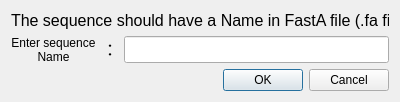
<?xml version="1.0" encoding="UTF-8"?>
<ui version="4.0">
 <class>Dialog</class>
 <widget class="QDialog" name="Dialog">
  <property name="geometry">
   <rect>
    <x>0</x>
    <y>0</y>
    <width>400</width>
    <height>102</height>
   </rect>
  </property>
  <property name="minimumSize">
   <size>
    <width>400</width>
    <height>102</height>
   </size>
  </property>
  <property name="maximumSize">
   <size>
    <width>400</width>
    <height>102</height>
   </size>
  </property>
  <property name="contextMenuPolicy">
   <enum>Qt::NoContextMenu</enum>
  </property>
  <property name="windowTitle">
   <string>Enter sequence Name</string>
  </property>
  <property name="sizeGripEnabled">
   <bool>false</bool>
  </property>
  <property name="modal">
   <bool>false</bool>
  </property>
  <layout class="QGridLayout" name="gridLayout">
   <item row="0" column="0">
    <widget class="QLabel" name="label_2">
     <property name="text">
      <string>&lt;html&gt;&lt;head/&gt;&lt;body&gt;&lt;p&gt;&lt;span style=&quot; font-size:12pt;&quot;&gt;The sequence should have a Name in FastA file (.fa file)&lt;/span&gt;&lt;/p&gt;&lt;/body&gt;&lt;/html&gt;</string>
     </property>
    </widget>
   </item>
   <item row="1" column="0">
    <layout class="QHBoxLayout" name="horizontalLayout">
     <item>
      <widget class="QLabel" name="label">
       <property name="text">
        <string>&lt;html&gt;&lt;head/&gt;&lt;body&gt;&lt;p align=&quot;center&quot;&gt;Enter sequence&lt;br/&gt;Name&lt;/p&gt;&lt;/body&gt;&lt;/html&gt;</string>
       </property>
      </widget>
     </item>
     <item>
      <widget class="QLabel" name="label_3">
       <property name="text">
        <string>&lt;html&gt;&lt;head/&gt;&lt;body&gt;&lt;p align=&quot;center&quot;&gt;&lt;span style=&quot; font-size:12pt;&quot;&gt;：&lt;/span&gt;&lt;/p&gt;&lt;/body&gt;&lt;/html&gt;</string>
       </property>
      </widget>
     </item>
     <item>
      <widget class="QLineEdit" name="lineEdit">
       <property name="sizePolicy">
        <sizepolicy hsizetype="Expanding" vsizetype="Fixed">
         <horstretch>0</horstretch>
         <verstretch>0</verstretch>
        </sizepolicy>
       </property>
       <property name="font">
        <font>
         <family>Arial</family>
         <pointsize>12</pointsize>
        </font>
       </property>
      </widget>
     </item>
    </layout>
   </item>
   <item row="2" column="0">
    <widget class="QDialogButtonBox" name="buttonBox">
     <property name="orientation">
      <enum>Qt::Horizontal</enum>
     </property>
     <property name="standardButtons">
      <set>QDialogButtonBox::Cancel|QDialogButtonBox::Ok</set>
     </property>
    </widget>
   </item>
  </layout>
 </widget>
 <resources/>
 <connections>
  <connection>
   <sender>buttonBox</sender>
   <signal>accepted()</signal>
   <receiver>Dialog</receiver>
   <slot>accept()</slot>
   <hints>
    <hint type="sourcelabel">
     <x>248</x>
     <y>254</y>
    </hint>
    <hint type="destinationlabel">
     <x>157</x>
     <y>274</y>
    </hint>
   </hints>
  </connection>
  <connection>
   <sender>buttonBox</sender>
   <signal>rejected()</signal>
   <receiver>Dialog</receiver>
   <slot>reject()</slot>
   <hints>
    <hint type="sourcelabel">
     <x>316</x>
     <y>260</y>
    </hint>
    <hint type="destinationlabel">
     <x>286</x>
     <y>274</y>
    </hint>
   </hints>
  </connection>
 </connections>
</ui>
